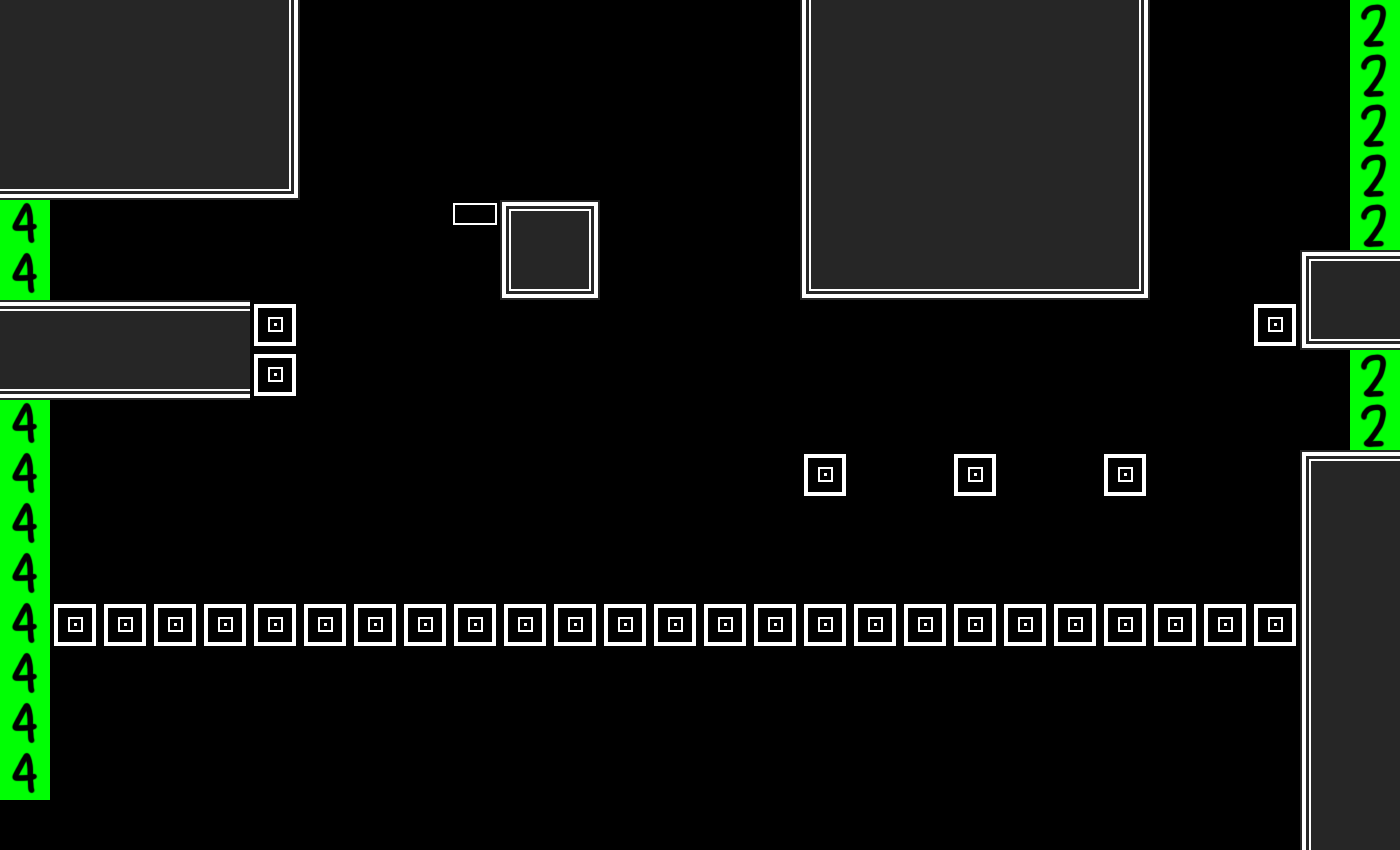

This is a level from a 2D game, rendered from its Tiled map with the project's own tilesets. A one-line summary and the complete map file follow:
An orthogonal 28x17 tile map with 50x50 px tiles, 1 tile layer (tiles) and 47 objects.

<map version="1.10" tiledversion="1.11.2" orientation="orthogonal" renderorder="right-down" width="28" height="17" tilewidth="50" tileheight="50" infinite="0" nextlayerid="3" nextobjectid="48">
 <tileset firstgid="1" source="map02.tsx" />
 <layer id="1" name="tiles" width="28" height="17">
  <data encoding="csv">
11,11,11,11,11,4,0,0,0,0,0,0,0,0,0,0,3,11,11,11,11,11,4,0,0,0,0,26,
11,11,11,11,11,4,0,0,0,0,0,0,0,0,0,0,3,11,11,11,11,11,4,0,0,0,0,26,
11,11,11,11,11,4,0,0,0,0,0,0,0,0,0,0,3,11,11,11,11,11,4,0,0,0,0,26,
13,13,13,13,13,15,0,0,0,0,0,0,0,0,0,0,3,11,11,11,11,11,4,0,0,0,0,26,
28,0,0,0,0,0,0,0,0,8,6,7,0,0,0,0,3,11,11,11,11,11,4,0,0,0,0,26,
28,0,0,0,0,0,0,0,0,0,16,15,0,0,0,0,16,13,13,13,13,13,15,0,0,0,6,12,
12,12,12,12,12,5,0,0,0,0,0,0,0,0,0,0,0,0,0,0,0,0,0,0,0,5,16,13,
13,13,13,13,13,5,0,0,0,0,0,0,0,0,0,0,0,0,0,0,0,0,0,0,0,0,0,26,
28,0,0,0,0,0,0,0,0,0,0,0,0,0,0,0,0,0,0,0,0,0,0,0,0,0,0,26,
28,0,0,0,0,0,0,0,0,0,0,0,0,0,0,0,5,0,0,5,0,0,5,0,0,0,6,12,
28,0,0,0,0,0,0,0,0,0,0,0,0,0,0,0,0,0,0,0,0,0,0,0,0,0,3,11,
28,0,0,0,0,0,0,0,0,0,0,0,0,0,0,0,0,0,0,0,0,0,0,0,0,0,3,11,
28,5,5,5,5,5,5,5,5,5,5,5,5,5,5,5,5,5,5,5,5,5,5,5,5,5,3,11,
28,0,0,0,0,0,0,0,0,0,0,0,0,0,0,0,0,0,0,0,0,0,0,0,0,0,3,11,
28,0,0,0,0,0,0,0,0,0,0,0,0,0,0,0,0,0,0,0,0,0,0,0,0,0,3,11,
28,0,0,0,0,0,0,0,0,0,0,0,0,0,0,0,0,0,0,0,0,0,0,0,0,0,3,11,
0,0,0,0,0,0,0,0,0,0,0,0,0,0,0,0,0,0,0,0,0,0,0,0,0,0,3,11
</data>
 </layer>
 <objectgroup id="2" name="spike-normal" class="spike">
  <object id="1" gid="18" x="600" y="250" width="50" height="50" />
  <object id="2" gid="18" x="600" y="300" width="50" height="50" />
  <object id="3" gid="19" x="800" y="350" width="50" height="50" />
  <object id="4" gid="19" x="850" y="350" width="50" height="50" />
  <object id="5" gid="19" x="950" y="350" width="50" height="50" />
  <object id="6" gid="19" x="1000" y="350" width="50" height="50" />
  <object id="7" gid="19" x="900" y="350" width="50" height="50" />
  <object id="8" gid="19" x="1050" y="350" width="50" height="50" />
  <object id="9" gid="19" x="1100" y="350" width="50" height="50" />
  <object id="10" gid="18" x="1150" y="200" width="50" height="50" />
  <object id="11" gid="18" x="1150" y="150" width="50" height="50" />
  <object id="12" gid="18" x="1150" y="100" width="50" height="50" />
  <object id="13" gid="18" x="1150" y="50" width="50" height="50" />
  <object id="14" gid="17" x="50" y="600" width="50" height="50" />
  <object id="15" gid="17" x="100" y="600" width="50" height="50" />
  <object id="16" gid="17" x="150" y="600" width="50" height="50" />
  <object id="17" gid="17" x="150" y="600" width="50" height="50" />
  <object id="18" gid="17" x="200" y="600" width="50" height="50" />
  <object id="19" gid="17" x="250" y="600" width="50" height="50" />
  <object id="20" gid="17" x="250" y="600" width="50" height="50" />
  <object id="21" gid="17" x="300" y="600" width="50" height="50" />
  <object id="22" gid="17" x="350" y="600" width="50" height="50" />
  <object id="23" gid="17" x="400" y="600" width="50" height="50" />
  <object id="24" gid="17" x="400" y="600" width="50" height="50" />
  <object id="25" gid="17" x="500" y="600" width="50" height="50" />
  <object id="26" gid="17" x="500" y="600" width="50" height="50" />
  <object id="27" gid="17" x="550" y="600" width="50" height="50" />
  <object id="28" gid="17" x="550" y="600" width="50" height="50" />
  <object id="29" gid="17" x="450" y="600" width="50" height="50" />
  <object id="30" gid="17" x="600" y="600" width="50" height="50" />
  <object id="31" gid="17" x="650" y="600" width="50" height="50" />
  <object id="32" gid="17" x="700" y="600" width="50" height="50" />
  <object id="33" gid="17" x="700" y="600" width="50" height="50" />
  <object id="34" gid="17" x="800" y="600" width="50" height="50" />
  <object id="35" gid="17" x="850" y="600" width="50" height="50" />
  <object id="36" gid="17" x="800" y="600" width="50" height="50" />
  <object id="37" gid="17" x="900" y="600" width="50" height="50" />
  <object id="38" gid="17" x="800" y="600" width="50" height="50" />
  <object id="39" gid="17" x="750" y="600" width="50" height="50" />
  <object id="40" gid="17" x="900" y="600" width="50" height="50" />
  <object id="41" gid="17" x="950" y="600" width="50" height="50" />
  <object id="42" gid="17" x="1000" y="600" width="50" height="50" />
  <object id="43" gid="17" x="1050" y="600" width="50" height="50" />
  <object id="44" gid="17" x="1100" y="600" width="50" height="50" />
  <object id="45" gid="17" x="1200" y="600" width="50" height="50" />
  <object id="46" gid="17" x="1250" y="600" width="50" height="50" />
  <object id="47" gid="17" x="1150" y="600" width="50" height="50" />
 </objectgroup>
</map>
